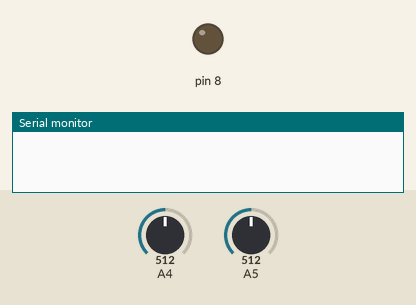
This sketch was run on a simulated Arduino Uno, built with avr-gcc and run on an emulated ATmega328P. Shown: output pins drawn as LEDs (lit = HIGH), the last lines printed to the serial monitor. The inputs (shaded band) are chosen by the test bench; at power-on: A4 = 512, A5 = 512.

Above: at 1.2 s.
1.3 s: A4 set to 528
At 2.4 s:
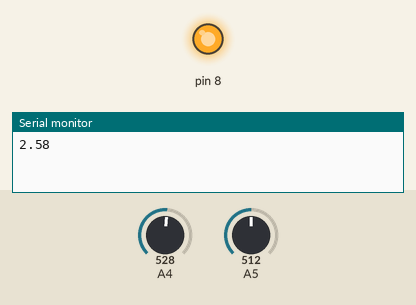
2.8 s: A4 set to 511
At 3.2 s:
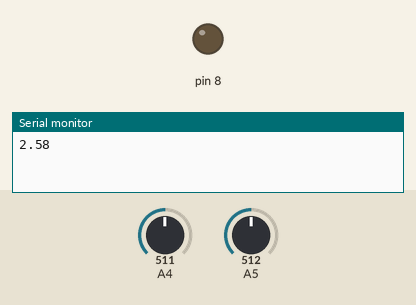
4.4 s: A4 set to 716
At 4.8 s:
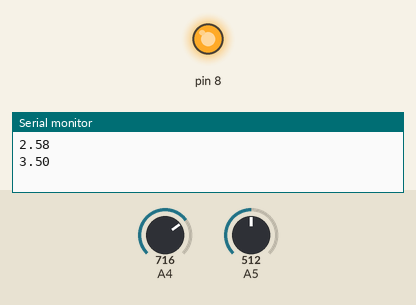
Timing chart, 0 to 7.4 s (numbered marks = the images above; inputs shaded):
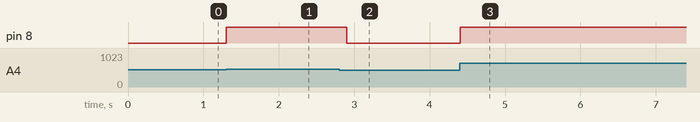

The sketch:

fotolamp.2.ino
```cpp
int readvalue=0;
int lc=0;
float voltage=0;
float conv=5.0/1024.0;
void setup()
{
Serial.begin(9600);
pinMode(8, OUTPUT);
}

void loop()
{

lc=analogRead(A4);
readvalue= analogRead(A5);
if(readvalue<lc)
{
  Serial.println(lc*conv);
  do
{
  digitalWrite(8, HIGH);
  lc=analogRead(A4);
readvalue= analogRead(A5);
}
while(readvalue<lc);
}
else
{
  digitalWrite(8, LOW);
}
delay(100);
}
```

Measured:
- the behaviour switches between 512 and 513 on A4 (found by bisection; images 0 and 1)
- after the input at 1.3 s, pin 8: LOW → HIGH at once
- after the input at 2.8 s, pin 8: HIGH → LOW after 0.10 s
- after the input at 4.4 s, pin 8: LOW → HIGH at once
